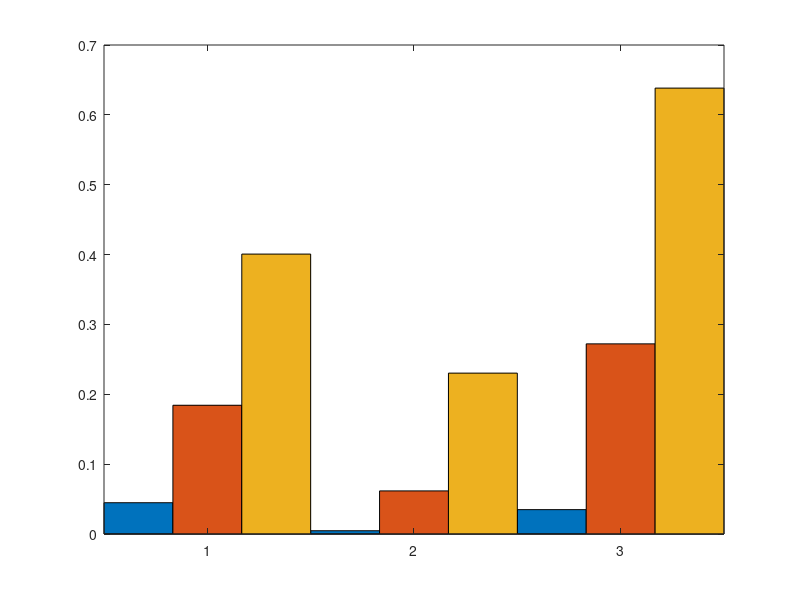

Write the MATLAB code that produced this figure. (Note: this script raises an error after producing the figure.)
%% Comp with cassel New
clc;clear all; close all


%% Exp 1

fig1=figure;
load('res_exp1_sh.mat');
load('res_exp1_sr.mat');
load('res_exp1_uni.mat');

sh = res_exp1_sh;
sr = res_exp1_sr;
us = res_exp1_uni;

bh = bar([sh; sr; us],1);

bh(1).FaceColor = "#7E2F8E";
bh(2).FaceColor = "#77AC30";
bh(3).FaceColor = "#4DBEEE";
grid;

Exp = {'$\texttt{SHSR}$', '$\texttt{SuRSR}$', 'Uniform'};
xticks(1:numel(Exp)); % Setting x-axis ticks
xticklabels(Exp); % Setting x-axis labels
 

extraInputs = {'interpreter','latex','fontsize',15};
ylabel('Probability of Error - $e_n$',extraInputs{:});
lgd = legend('$K=16$','$K=32$', '$K=64$','Interpreter','latex','location','northwest');
ax=gca;
ax.FontSize = 25;
lgd.FontSize = 22;
pbaspect([1 0.8 1]);
ax.TickLabelInterpreter = "latex";
title('Experiment 1','interpreter','latex')
% ylim([0 1])
